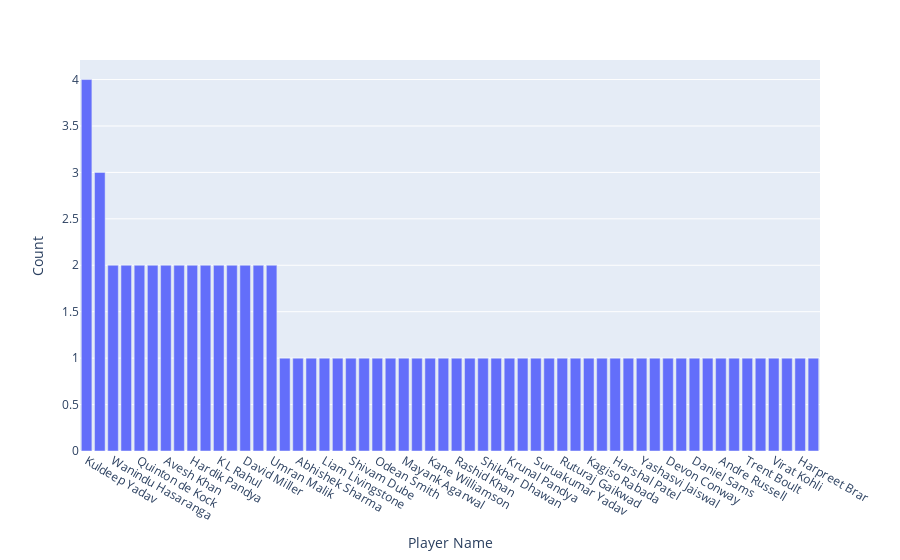

Notebook code for this chart:
### Markdown cell above
<h1>Key Player Performance</h1>

### Code cell
# 1 Most "Player of the Match" Awards
playerOfTheMatchCount=ipl["player_of_the_match"].value_counts()
df=playerOfTheMatchCount.reset_index()
df.columns=["Player Name","Count"]
plx.bar(df,x="Player Name",y="Count")

### Figure 1 — Plotly figure (JSON) as saved in the notebook; plotly's stock layout.template omitted (floating-point values rounded to 4 significant figures)
{"data": [{"hovertemplate": "Player Name=%{x}<br>Count=%{y}<extra></extra>", "legendgroup": "", "marker": {"color": "#636efa", "pattern": {"shape": ""}}, "name": "", "orientation": "v", "showlegend": false, "textposition": "auto", "type": "bar", "x": ["Kuldeep Yadav", "Jos Buttler", "Wanindu Hasaranga", "Umesh Yadav", "Quinton de Kock", "Shubman Gill", "Avesh Khan", "Dinesh Karthik", "Hardik Pandya", "Rahul Tripathi", "K L Rahul", "Yuzvendra Chahal", "David Miller", "Jasprit Bumrah", "Umran Malik", "Evin Lewis", "Abhishek Sharma", "Pat Cummins", "Liam Livingstone", "Lockie Ferguson", "Shivam Dube", "Sanju Samson", "Odean Smith", "Mohammed Shami", "Mayank Agarwal", "Anuj Rawat", "Kane Williamson", "Faf du Plessis", "Rashid Khan", "Marco Jansen", "Shikhar Dhawan", "Mukesh Choudhary", "Krunal Pandya", "Rahul Tewatia", "Suruakumar Yadav", "Mohsin Khan", "Ruturaj Gaikwad", "Rinku Singh", "Kagiso Rabada", "Riyan Parag", "Harshal Patel", "David Warner", "Yashasvi Jaiswal", "Tim David", "Devon Conway", "Mitchell Marsh", "Daniel Sams", "Jonny Bairstow", "Andre Russell", "W. Saha", "Trent Boult", "Shardul Thakur", "Virat Kohli", "R Aswin", "Harpreet Brar", "Rajat Patidar"], "xaxis": "x", "y": [4, 3, 2, 2, 2, 2, 2, 2, 2, 2, 2, 2, 2, 2, 2, 1, 1, 1, 1, 1, 1, 1, 1, 1, 1, 1, 1, 1, 1, 1, 1, 1, 1, 1, 1, 1, 1, 1, 1, 1, 1, 1, 1, 1, 1, 1, 1, 1, 1, 1, 1, 1, 1, 1, 1, 1], "yaxis": "y"}], "layout": {"barmode": "relative", "legend": {"tracegroupgap": 0}, "margin": {"t": 60}, "xaxis": {"anchor": "y", "domain": [0, 1], "title": {"text": "Player Name"}}, "yaxis": {"anchor": "x", "domain": [0, 1], "title": {"text": "Count"}}}}
